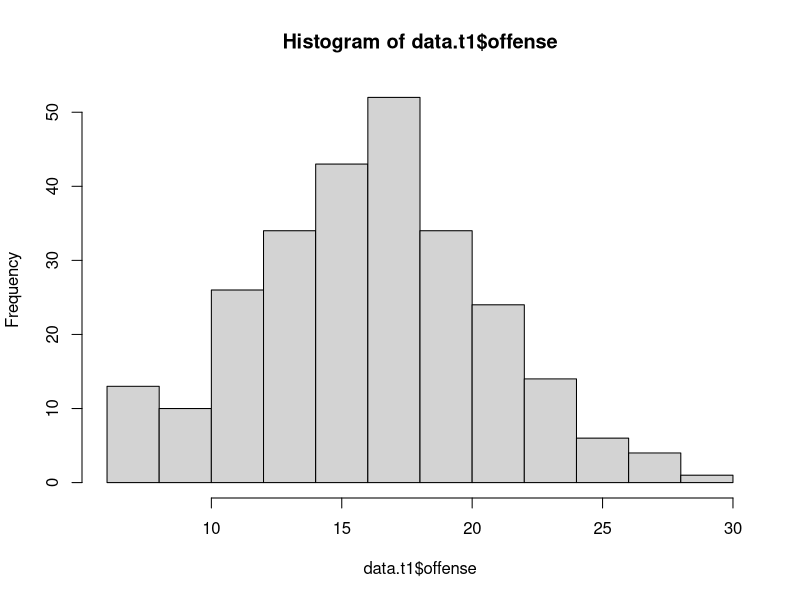
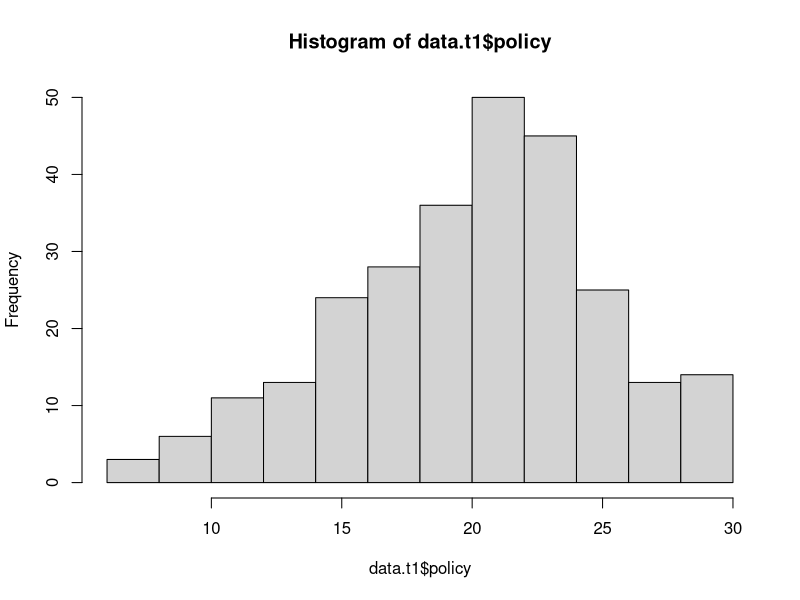
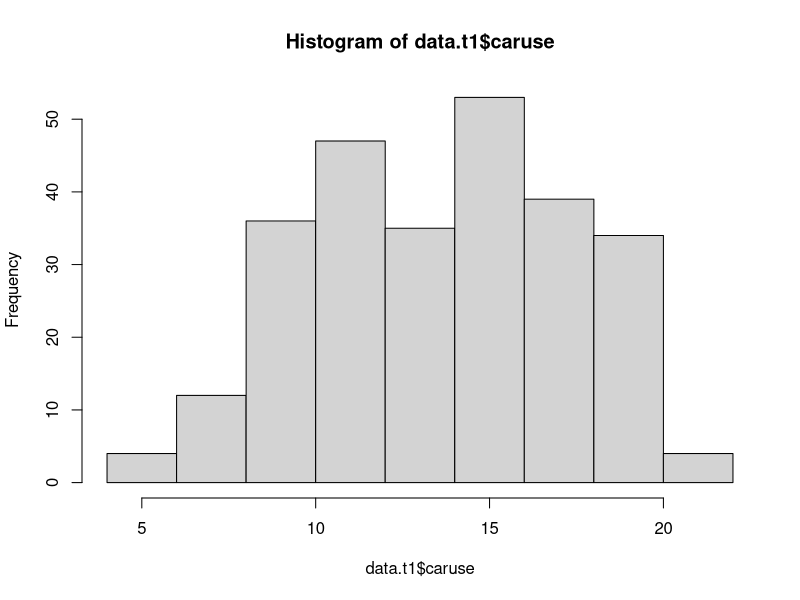
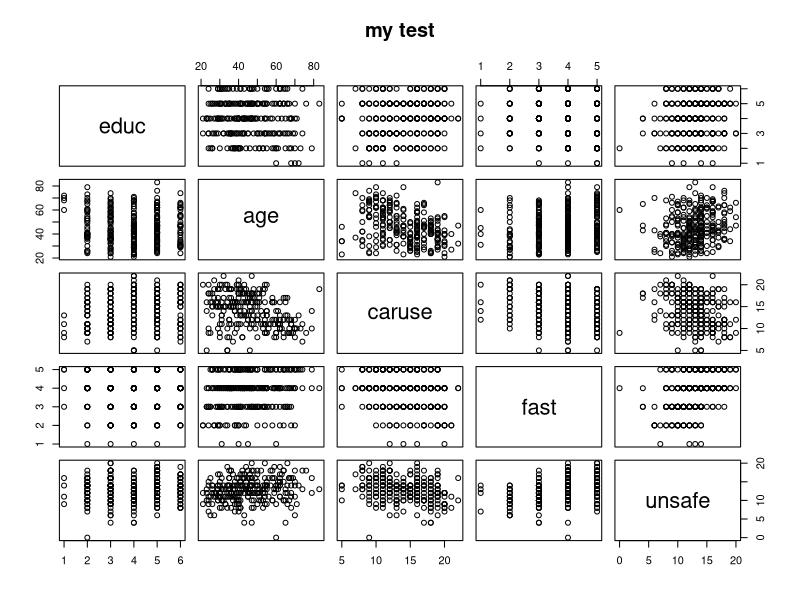
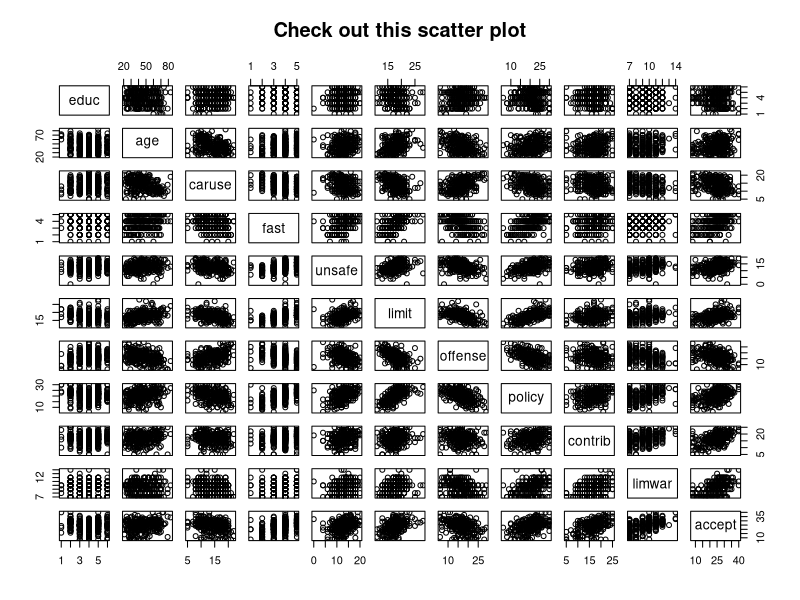

Recreate these plots in R, in order.
#This is tutorial one
#set your working directory
#dir.wd<-"C:\\Users\\L03054557\\OneDrive\\Edmundo-ITESM\\2.Cursos Impartidos\\Econometrics II\\Lectures\\Lecture 3\\"
dir.wd<- "/Users/edmun/Library/CloudStorage/OneDrive-Personal/Edmundo-ITESM/2.Cursos Impartidos/Econometrics MEK/MEK/Lectures/Lecture 1/"
setwd(dir.wd)
#do you want to check if this was done correctly? No problem! use the following function:
getwd()
#did the directory you set using the function setwd() matches? if yes, well done! if not, try it again
#Now let's read some data in stata format,
#For this, you will install your first library to R,
# Go to "packages in the top menu"
# Select a CRAN mirror, these are servers in which all R stuff is provided
# Select package "foreign"
# Pay attention to the message displayed at the bottom, if it reads something like:
#The downloaded binary packages are in
#        C:\Users\emolina\AppData\Local\Temp\RtmpMr6plU\downloaded_packages
#Then your package is not where you want it to be,
#We need to save your package in the location in which your R library is, type the following function to know where your library lives:
.libPaths()
#when I execute this in my computer I get: "C:/Users/emolina/Documents/R/win-library/3.1", you should get something similar,
#ok, then let's solve the issue with the library, go to the directory "C:\Users\emolina\AppData\Local\Temp\RtmpMr6plU\downloaded_packages"
# unzip the foreging package, and move the folder "foreign" into your R library in this location: "C:/Users/emolina/Documents/R/win-library/3.1"
# done now you have the foreign library in R, let's check if this is the case, run the following function
install.packages("foreign")
library(foreign)
#if you get no message, everything worked fine, you may get some warning message about the version you are using in R, but that's no problem for now,
#loading libraries is important, as it allows you to use new functions created by other users,
# this particular library has the function we need to read .dta files, let's do this in the example file "example.dta":
# go to canvas and you'll find the dataset needed there
# now, let's loading into R and save is as an object named "data"
data.t1<-read.dta("example.dta",
                   convert.dates = TRUE, 
                   convert.factors = TRUE,
                   missing.type = FALSE,
                   convert.underscore = FALSE,
                   warn.missing.labels = TRUE)
#wait a minute!!, what if my data is in *.csv format??? can R read this stuff, yes it can, check it out:
#data.t1<-read.csv("example.csv")
#ok, let's move on,
#let's check which type of object data is, we can use the function class:
class(data.t1)
#let's see the first rows in this data.frame
head(data.t1)
#how many rows and columns my data has?
dim(data.t1)
#let's get summary statistics for all variables
summary(data.t1)
#lets see a histogram of these variables
hist(data.t1$offense)
hist(data.t1$policy)
hist(data.t1$caruse)
#what about scatter plots
pairs(~educ+age+caruse+fast+unsafe,data=data.t1, main="my test")
pairs(~educ+age+caruse+fast+unsafe+limit+offense+policy+contrib+limwar+accept,data=data.t1, main="Check out this scatter plot")
#ok, enough with the graphics let's get back to business,
#let's run a regression:
lm(accept~gender+educ+age+caruse+fast+unsafe+limit+offense,data = data.t1)
#cool, do you want to know how long it took to run this regression? let's check it out
system.time(lm(accept~gender+educ+age+caruse+fast+unsafe+limit+offense,data = data.t1))
#well it says this was almost zero!, system.time is a useful function to compare options when programming and design efficient code
# of coruse running lm by itself gives you litle information, let's get more information of this regression,
# first let's save the regression as an object,
my.first.Rregression<-lm(accept~gender+educ+age+caruse+fast+unsafe+limit+offense,data = data.t1)
# let's check which type of object this is:
class(my.first.Rregression)
#ok, give me more information:
summary(my.first.Rregression)
#ok, now let's access these data directly,
#first let's check which data is inside "my.first.Rregression"
names(my.first.Rregression)
#Nice, so let's save each independent piece in an object:
my.Coef<-my.first.Rregression$coefficients
my.Coef
class(my.Coef)
my.Coef["gender"]
#Ok, let's get all the other stuff we typically need:
  my.SSR <- deviance(my.first.Rregression) #residual sum of squares
  my.SSR
  my.LL <- logLik(my.first.Rregression) # log likelihood statistic
  my.LL
  my.DegreesOfFreedom <- my.first.Rregression$df # degrees of fredom
  my.DegreesOfFreedom
  my.Yhat <- my.first.Rregression$fitted.values # vector of fitted values
  my.Yhat
  my.Coef <- my.first.Rregression$coefficients # coefficients
  my.Coef
  my.Resid <- my.first.Rregression$residuals # vector of residuals
  my.Resid
  my.s <- summary(my.first.Rregression)$sigma
  my.s
  my.RSquared <- summary(my.first.Rregression)$r.squared
  my.RSquared
  my.CovMatrix <- my.s^2*summary(my.first.Rregression)$cov # variance-covariance matrix of
  my.CovMatrix
  my.aic <- AIC(my.first.Rregression) # Akaike information criterion
  my.aic

#probably you want to do this more automatically, let's write a function
#the function below does all the process above
#can you understand the syntax ?
my.first.function<-function(dependent.variable,independent.variables)
{
 paste(independent.variables,collapse = "+")
 model <- paste(dependent.variable,"~",paste(independent.variables,collapse = "+"),collapse="")
 linear.model<-lm(as.formula(model), data=data.t1)
  my.SSR <- deviance(linear.model) #residual sum of squares
  my.LL <- logLik(linear.model) # log likelihood statistic
  my.DegreesOfFreedom <- linear.model$df # degrees of fredom
  my.Yhat <- linear.model$fitted.values # vector of fitted values
  my.Coef <- linear.model$coefficients # coefficients
  my.Resid <- linear.model$residuals # vector of residuals
  my.s <- summary(linear.model)$sigma
  my.RSquared <- summary(linear.model)$r.squared
  my.CovMatrix <- my.s^2*summary(linear.model)$cov # variance-covariance matrix of
  my.aic <- AIC(linear.model) # Akaike information criterion
  results<-data.frame(SSR=my.SSR,LL=my.LL,DF=my.DegreesOfFreedom,RSquared=my.RSquared,AIC=my.aic)
  return(results)
}

#since we have defined this function, now we can use it:
# the function has two arguments:
# the first argument indicates the dependent variable
# the second arugment indicates the independent variables
#let's try this example:
 my.first.function("accept",c("gender","educ","age","caruse","fast","unsafe","limit","offense"))
#let's try this other example
 my.first.function("accept",c("gender","educ","age","caruse"))

#interesting, can we do this over all possible specifications for the data set we have?
#let's generate a table with all possible combinations
vars<-list(var1=c(colnames(data.t1)[1],""),
           var2=c(colnames(data.t1)[2],""),
	         var3=c(colnames(data.t1)[3],""),
	         var4=c(colnames(data.t1)[4],""),
	         var5=c(colnames(data.t1)[5],""),
	         var6=c(colnames(data.t1)[6],""),
	         var7=c(colnames(data.t1)[7],""),
	         var8=c(colnames(data.t1)[8],""),
	         var9=c(colnames(data.t1)[9],""),
	         var10=c(colnames(data.t1)[10],""),
	         var11=c(colnames(data.t1)[11],""),
	         var13=c(colnames(data.t1)[13],""))
all.vars<-expand.grid(vars)

#now let's estimate OLS for all possible combinations 

#first let's try one case
my.first.function("accept",c(
                             as.character(all.vars[1,'var1']),
                             as.character(all.vars[1,'var2']),
                             as.character(all.vars[1,'var3']),
                             as.character(all.vars[1,'var4']),
                             as.character(all.vars[1,'var5']),
                             as.character(all.vars[1,'var6']),
                             as.character(all.vars[1,'var7']),
                             as.character(all.vars[1,'var8']),
                             as.character(all.vars[1,'var9']),
                             as.character(all.vars[1,'var10'])
                             )
                  )


#now let's use the apply function to this over the entire possible combinations 


regress<-apply(all.vars[1:20,],1,function(x){
  
                            my.first.function("accept",c(
                                                         as.character(x['var1']),
                                                         as.character(x['var2']),
                                                         as.character(x['var3']),
                                                         as.character(x['var4']),
                                                         as.character(x['var5']),
                                                         as.character(x['var6']),
                                                         as.character(x['var7']),
                                                         as.character(x['var8']),
                                                         as.character(x['var9']),
                                                         as.character(x['var10'])
                                                        )
                                              )
                               }
                 )

#regress is a list, you can check it out
class(regress)

#you can put everything on a table with do.call 

regress<-do.call('rbind',regress)

subset(regress,RSquared==max(regress$RSquared))
#find the model with the highes R squared 



